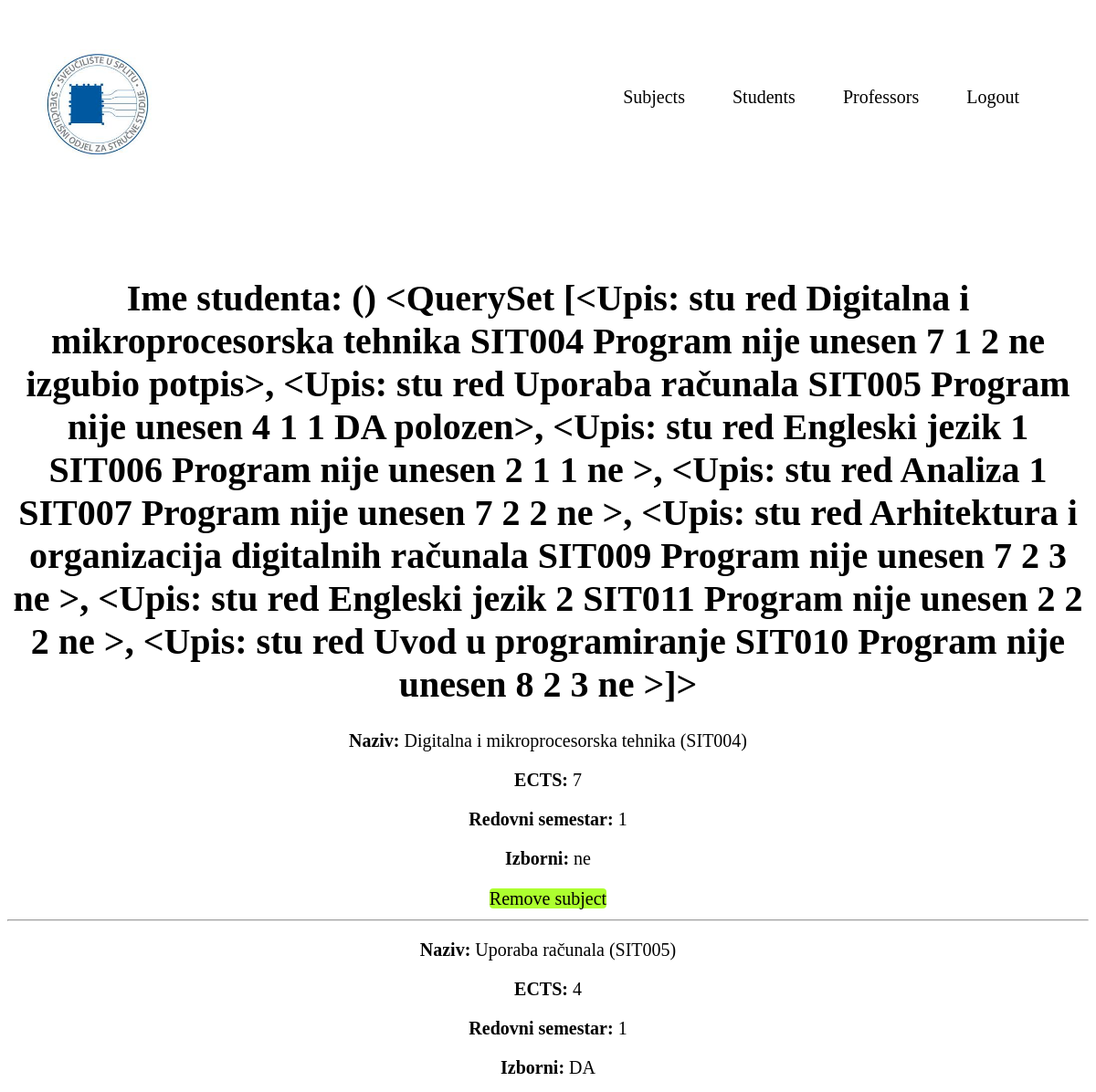
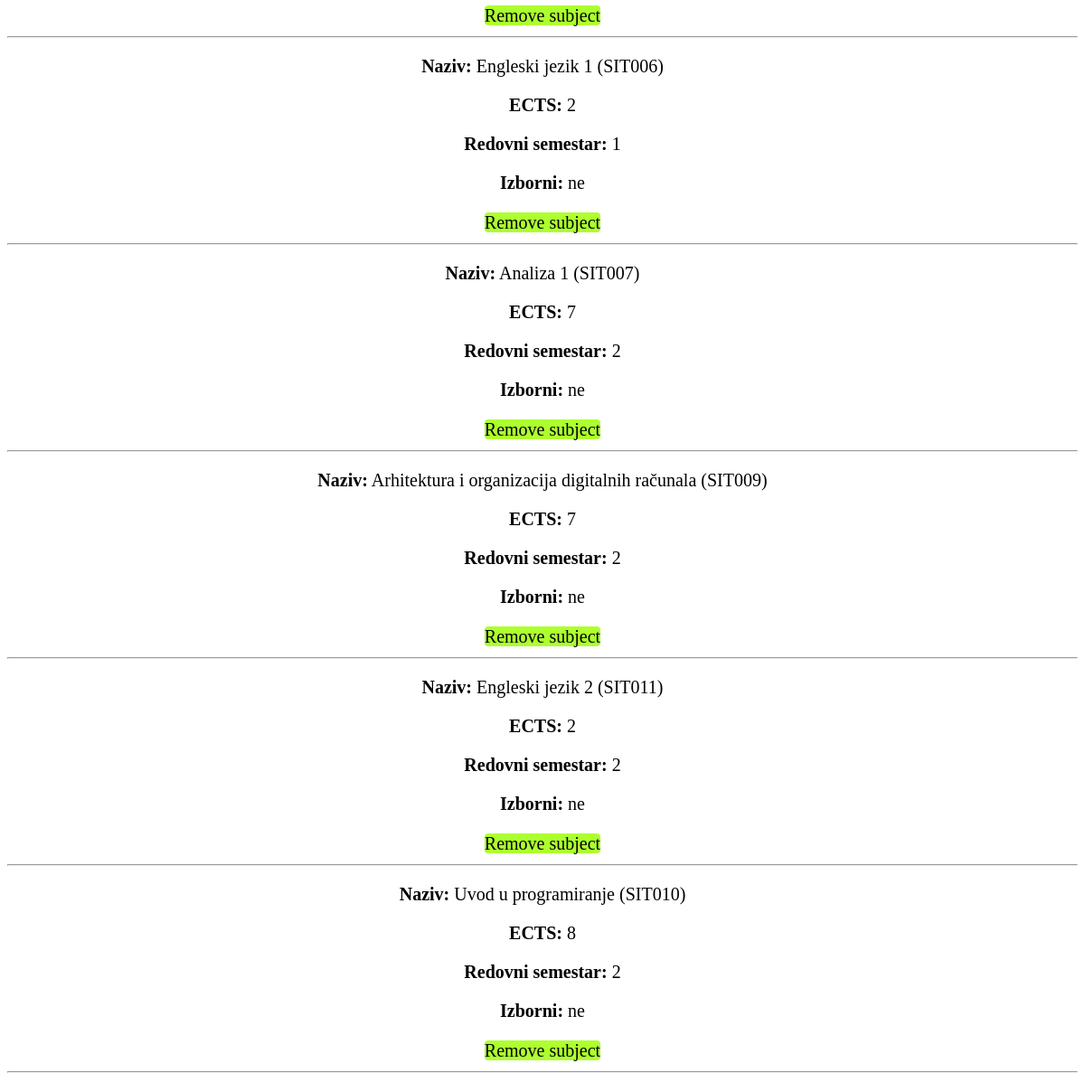
The app's page /students/enrollment_form/7 (signed in) with its own data (2 pictures, top to bottom).
### app/models.py (models this page shows)
class Upis(models.Model):
    student = models.ForeignKey(Korisnik, on_delete=models.CASCADE, blank= True, null= True)
    predmet = models.ForeignKey(Predmeti, on_delete=models.CASCADE, blank= True, null= True)
    status = models.CharField(max_length=64)
    def __str__(self):
        return '%s %s %s' % (self.student, self.predmet, self.status)

class Korisnik(AbstractUser):
    ROLES = (('prof', 'profesor'), ('stu', 'student'))
    STATUS = (('none', 'None'), ('izv', 'izvanredni student'), ('red', 'redovni student'))
    role = models.CharField(max_length=50, choices=ROLES)
    status = models.CharField(max_length=50, choices=STATUS)
    def __str__(self):
        return '%s %s' % (self.role, self.status)

class Predmeti(models.Model):
    IZBORNI = (('DA', 'da'), ('NE', 'ne'))
    name = models.CharField(max_length=50)
    kod = models.CharField(max_length=50)
    program = models.CharField(max_length=50)
    ects = models.IntegerField()
    sem_red = models.IntegerField()
    sem_izv = models.IntegerField()
    izborni = models.CharField(max_length=50, choices=IZBORNI)
    nositelj_predmeta = models.ForeignKey(Korisnik, on_delete=models.CASCADE, blank=True, null=True)
    def __str__(self):
        return '%s %s %s %s %s %s %s' % (self.name, self.kod, self.program, self.ects, self.sem_red, self.sem_izv, self.izborni)

### app/decorators.py (the view)
        def wrap(request, *args, **kwargs):
            if request.user.role in allowed_roles:
                return view_func(request, *args, **kwargs)
            else:
                raise PermissionDenied

### app/views.py (called while the page is built)
@login_required
@role_required(allowed_roles=[''])
def enrollment_form(request, id_stu):
    subjects = Upis.objects.filter(student=id_stu)
    return render(request, 'enrollment_form.html', {'subjects':subjects, 'id_stu':id_stu})

### app/templates/enrollment_form.html (shortened to what this page needs)
{% extends 'base.html' %}
{% block body %}
<div class="subjects">
    <div class="professors__error">
    </div>
    <h1><b>Ime studenta:
        {{subjects.student.first_name}} ({{subjects.student.status}})
        {{subjects}}
    </b></h1>
    {% for subject in subjects %}
        <p><b>Naziv:</b> {{subject.predmet.name}} ({{subject.predmet.kod}})</p>
        <p><b>ECTS:</b> {{subject.predmet.ects}}</p>
        {% if subject.student.status == 'red' %}
            <p><b>Redovni semestar:</b> {{subject.predmet.sem_red}}</p>
        {% else %}
            <p><b>Izvanredni semestar:</b> {{subject.predmet.sem_izv}}</p>
        {% endif %}
        <p><b>Izborni:</b> {{subject.predmet.izborni}}</p>
        <div class="subjects__buttons">
            <a href="confirm_delete/sub{{subject.predmet.id}}/stu{{id_stu}}">Remove subject</a>
        </div>
        <hr>
    {% endfor %}
</div>
{% endblock %}

### app/static/styles.css (style rules this page uses)
.subjects { font-size: 20px; text-align: center; }
.subjects__buttons a { color: black; text-decoration: none; line-height: 25px; border-radius: 4px; background-color: greenyellow; }
.professors__error { color: green; font-weight: bold; font-size: 24px; text-align: center; padding-bottom: 50px; }

### records on screen
Upis: student+predmet+status "<QuerySet [<Upis: stu red Digitalna i mikroprocesorska tehnika SIT004 Program nije unesen 7 1 2 ne izgubio potpis>, <Upis: stu red Uporaba računala SIT005 Program nije unesen 4 1 1 DA polozen>, <Upis: stu red Engleski jezik 1 SIT006 Program nije unesen 2 1 1 ne >, <Upis: stu red Analiza 1 SIT007 Program nije unesen 7 2 2 ne >, <Upis: stu red Arhitektura i organizacija digitalnih računala SIT009 Program nije unesen 7 2 3 ne >, <Upis: stu red Engleski jezik 2 SIT011 Program nije unesen 2 2 2 ne >, <Upis: stu red Uvod u programiranje SIT010 Program nije unesen 8 2 3 ne >]>", predmet.name "Digitalna i mikroprocesorska tehnika", predmet.kod "SIT004", predmet.ects "7", predmet.sem_red "1", predmet.izborni "ne"
Upis: predmet.name "Uporaba računala", predmet.kod "SIT005", predmet.ects "4", predmet.sem_red "1", predmet.izborni "DA"
Upis: predmet.name "Engleski jezik 1", predmet.kod "SIT006", predmet.ects "2", predmet.sem_red "1", predmet.izborni "ne"
Upis: predmet.name "Analiza 1", predmet.kod "SIT007", predmet.ects "7", predmet.sem_red "2", predmet.izborni "ne"
Upis: predmet.name "Arhitektura i organizacija digitalnih računala", predmet.kod "SIT009", predmet.ects "7", predmet.sem_red "2", predmet.izborni "ne"
Upis: predmet.name "Engleski jezik 2", predmet.kod "SIT011", predmet.ects "2", predmet.sem_red "2", predmet.izborni "ne"
Upis: predmet.name "Uvod u programiranje", predmet.kod "SIT010", predmet.ects "8", predmet.sem_red "2", predmet.izborni "ne"
